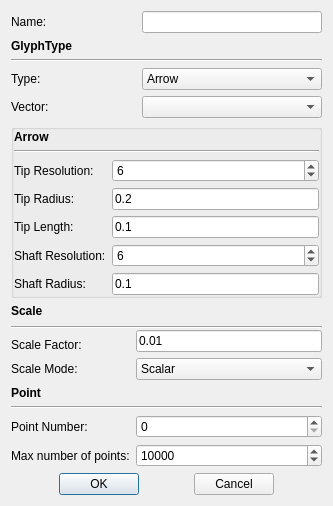
<?xml version="1.0" encoding="UTF-8"?>
<ui version="4.0">
 <class>GlyphDialog</class>
 <widget class="QDialog" name="GlyphDialog">
  <property name="geometry">
   <rect>
    <x>0</x>
    <y>0</y>
    <width>333</width>
    <height>502</height>
   </rect>
  </property>
  <property name="windowTitle">
   <string>Dialog</string>
  </property>
  <layout class="QGridLayout" name="gridLayout_2">
   <item row="0" column="0">
    <widget class="QLabel" name="label">
     <property name="text">
      <string>Name:</string>
     </property>
    </widget>
   </item>
   <item row="0" column="2">
    <widget class="QLineEdit" name="lineEdit_Name"/>
   </item>
   <item row="1" column="0">
    <widget class="QLabel" name="label_2">
     <property name="font">
      <font>
       <weight>75</weight>
       <bold>true</bold>
      </font>
     </property>
     <property name="text">
      <string>GlyphType</string>
     </property>
    </widget>
   </item>
   <item row="2" column="0" colspan="3">
    <widget class="Line" name="line">
     <property name="orientation">
      <enum>Qt::Horizontal</enum>
     </property>
    </widget>
   </item>
   <item row="3" column="0">
    <widget class="QLabel" name="label_3">
     <property name="text">
      <string>Type:</string>
     </property>
    </widget>
   </item>
   <item row="3" column="2">
    <widget class="QComboBox" name="comboBox_GlyphType">
     <item>
      <property name="text">
       <string>Arrow</string>
      </property>
     </item>
    </widget>
   </item>
   <item row="4" column="0">
    <widget class="QLabel" name="label_11">
     <property name="text">
      <string>Vector:</string>
     </property>
    </widget>
   </item>
   <item row="4" column="2">
    <widget class="QComboBox" name="comboBox_Vector"/>
   </item>
   <item row="5" column="0" colspan="3">
    <widget class="QGroupBox" name="groupBox_Arrow">
     <property name="title">
      <string/>
     </property>
     <layout class="QGridLayout" name="gridLayout">
      <property name="leftMargin">
       <number>0</number>
      </property>
      <property name="topMargin">
       <number>0</number>
      </property>
      <property name="rightMargin">
       <number>0</number>
      </property>
      <property name="bottomMargin">
       <number>0</number>
      </property>
      <item row="0" column="0">
       <widget class="QLabel" name="label_14">
        <property name="font">
         <font>
          <weight>75</weight>
          <bold>true</bold>
         </font>
        </property>
        <property name="text">
         <string>Arrow</string>
        </property>
       </widget>
      </item>
      <item row="1" column="0" colspan="2">
       <widget class="Line" name="line_2">
        <property name="orientation">
         <enum>Qt::Horizontal</enum>
        </property>
       </widget>
      </item>
      <item row="2" column="0">
       <widget class="QLabel" name="label_4">
        <property name="text">
         <string>Tip Resolution:</string>
        </property>
       </widget>
      </item>
      <item row="2" column="1">
       <widget class="QSpinBox" name="spinBox_TipRes">
        <property name="maximum">
         <number>9999999</number>
        </property>
        <property name="value">
         <number>6</number>
        </property>
       </widget>
      </item>
      <item row="3" column="0">
       <widget class="QLabel" name="label_5">
        <property name="text">
         <string>Tip Radius:</string>
        </property>
       </widget>
      </item>
      <item row="3" column="1">
       <widget class="Comp::FITKSciNotationLineEdit" name="lineEdit_TipRadius">
        <property name="text">
         <string>0.2</string>
        </property>
       </widget>
      </item>
      <item row="4" column="0">
       <widget class="QLabel" name="label_6">
        <property name="text">
         <string>Tip Length:</string>
        </property>
       </widget>
      </item>
      <item row="4" column="1">
       <widget class="Comp::FITKSciNotationLineEdit" name="lineEdit_TipLength">
        <property name="text">
         <string>0.1</string>
        </property>
       </widget>
      </item>
      <item row="5" column="0">
       <widget class="QLabel" name="label_7">
        <property name="text">
         <string>Shaft Resolution:</string>
        </property>
       </widget>
      </item>
      <item row="5" column="1">
       <widget class="QSpinBox" name="spinBox_ShaftRes">
        <property name="minimum">
         <number>0</number>
        </property>
        <property name="maximum">
         <number>9999999</number>
        </property>
        <property name="value">
         <number>6</number>
        </property>
       </widget>
      </item>
      <item row="6" column="0">
       <widget class="QLabel" name="label_8">
        <property name="text">
         <string>Shaft Radius:</string>
        </property>
       </widget>
      </item>
      <item row="6" column="1">
       <widget class="Comp::FITKSciNotationLineEdit" name="lineEdit_ShatfRadius">
        <property name="text">
         <string>0.1</string>
        </property>
       </widget>
      </item>
     </layout>
    </widget>
   </item>
   <item row="6" column="0">
    <widget class="QLabel" name="label_15">
     <property name="font">
      <font>
       <weight>75</weight>
       <bold>true</bold>
      </font>
     </property>
     <property name="text">
      <string>Scale</string>
     </property>
    </widget>
   </item>
   <item row="7" column="0" rowspan="2" colspan="3">
    <widget class="Line" name="line_3">
     <property name="orientation">
      <enum>Qt::Horizontal</enum>
     </property>
    </widget>
   </item>
   <item row="8" column="1" rowspan="2" colspan="2">
    <widget class="Comp::FITKSciNotationLineEdit" name="lineEdit_ScaleFactor">
     <property name="text">
      <string>0.01</string>
     </property>
    </widget>
   </item>
   <item row="9" column="0">
    <widget class="QLabel" name="label_9">
     <property name="text">
      <string>Scale Factor:</string>
     </property>
    </widget>
   </item>
   <item row="10" column="0">
    <widget class="QLabel" name="label_10">
     <property name="text">
      <string>Scale Mode:</string>
     </property>
    </widget>
   </item>
   <item row="10" column="1" colspan="2">
    <widget class="QComboBox" name="comboBox_ScaleMode">
     <item>
      <property name="text">
       <string>Scalar</string>
      </property>
     </item>
     <item>
      <property name="text">
       <string>Vector</string>
      </property>
     </item>
     <item>
      <property name="text">
       <string>Vectorcomponent</string>
      </property>
     </item>
     <item>
      <property name="text">
       <string>Off</string>
      </property>
     </item>
    </widget>
   </item>
   <item row="11" column="0">
    <widget class="QLabel" name="label_16">
     <property name="font">
      <font>
       <weight>75</weight>
       <bold>true</bold>
      </font>
     </property>
     <property name="text">
      <string>Point</string>
     </property>
    </widget>
   </item>
   <item row="12" column="0" colspan="3">
    <widget class="Line" name="line_4">
     <property name="orientation">
      <enum>Qt::Horizontal</enum>
     </property>
    </widget>
   </item>
   <item row="13" column="0">
    <widget class="QLabel" name="label_12">
     <property name="text">
      <string>Point Number:</string>
     </property>
    </widget>
   </item>
   <item row="13" column="1" colspan="2">
    <widget class="QSpinBox" name="spinBox_PointNum">
     <property name="maximum">
      <number>999999999</number>
     </property>
    </widget>
   </item>
   <item row="14" column="0">
    <widget class="QLabel" name="label_13">
     <property name="text">
      <string>Max number of points:</string>
     </property>
    </widget>
   </item>
   <item row="14" column="1" colspan="2">
    <widget class="QSpinBox" name="spinBox_MaxPoint">
     <property name="maximum">
      <number>999999999</number>
     </property>
     <property name="value">
      <number>10000</number>
     </property>
    </widget>
   </item>
   <item row="15" column="1" colspan="2">
    <spacer name="verticalSpacer">
     <property name="orientation">
      <enum>Qt::Vertical</enum>
     </property>
     <property name="sizeHint" stdset="0">
      <size>
       <width>20</width>
       <height>22</height>
      </size>
     </property>
    </spacer>
   </item>
   <item row="16" column="0" colspan="3">
    <layout class="QHBoxLayout" name="horizontalLayout">
     <item>
      <spacer name="horizontalSpacer">
       <property name="orientation">
        <enum>Qt::Horizontal</enum>
       </property>
       <property name="sizeHint" stdset="0">
        <size>
         <width>40</width>
         <height>20</height>
        </size>
       </property>
      </spacer>
     </item>
     <item>
      <widget class="QPushButton" name="pushButton_OK">
       <property name="text">
        <string>OK</string>
       </property>
      </widget>
     </item>
     <item>
      <spacer name="horizontalSpacer_2">
       <property name="orientation">
        <enum>Qt::Horizontal</enum>
       </property>
       <property name="sizeHint" stdset="0">
        <size>
         <width>40</width>
         <height>20</height>
        </size>
       </property>
      </spacer>
     </item>
     <item>
      <widget class="QPushButton" name="pushButton_Cancel">
       <property name="text">
        <string>Cancel</string>
       </property>
      </widget>
     </item>
     <item>
      <spacer name="horizontalSpacer_3">
       <property name="orientation">
        <enum>Qt::Horizontal</enum>
       </property>
       <property name="sizeHint" stdset="0">
        <size>
         <width>40</width>
         <height>20</height>
        </size>
       </property>
      </spacer>
     </item>
    </layout>
   </item>
  </layout>
 </widget>
 <customwidgets>
  <customwidget>
   <class>Comp::FITKSciNotationLineEdit</class>
   <extends>QLineEdit</extends>
   <header>FITK_Component/FITKWidget/FITKSciNotationLineEdit.h</header>
  </customwidget>
 </customwidgets>
 <resources/>
 <connections/>
</ui>
